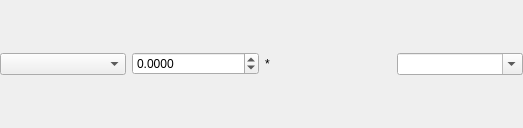
<?xml version="1.0" encoding="UTF-8"?>
<ui version="4.0">
 <class>CopyFilterGUIRow</class>
 <widget class="QWidget" name="CopyFilterGUIRow">
  <property name="geometry">
   <rect>
    <x>0</x>
    <y>0</y>
    <width>523</width>
    <height>128</height>
   </rect>
  </property>
  <property name="windowTitle">
   <string notr="true"/>
  </property>
  <layout class="QHBoxLayout" name="horizontalLayout" stretch="0,0,0,0">
   <property name="leftMargin">
    <number>0</number>
   </property>
   <property name="topMargin">
    <number>0</number>
   </property>
   <property name="rightMargin">
    <number>0</number>
   </property>
   <property name="bottomMargin">
    <number>0</number>
   </property>
   <item>
    <widget class="QComboBox" name="modeComboBox"/>
   </item>
   <item>
    <widget class="QDoubleSpinBox" name="factorSpinBox">
     <property name="decimals">
      <number>4</number>
     </property>
     <property name="minimum">
      <double>-99.989999999999995</double>
     </property>
     <property name="singleStep">
      <double>0.100000000000000</double>
     </property>
    </widget>
   </item>
   <item>
    <widget class="QLabel" name="asteriskLabel">
     <property name="text">
      <string notr="true">*</string>
     </property>
    </widget>
   </item>
   <item>
    <widget class="QComboBox" name="channelComboBox">
     <property name="editable">
      <bool>true</bool>
     </property>
    </widget>
   </item>
  </layout>
 </widget>
 <resources/>
 <connections/>
</ui>
